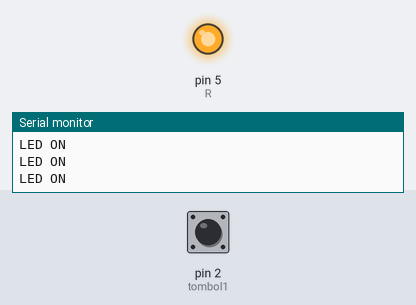
This sketch was run on a simulated Arduino Uno, built with avr-gcc and run on an emulated ATmega328P. Parts: output pins drawn as LEDs (lit = HIGH), the last lines printed to the serial monitor. Dashed ring = blinking. Inputs (shaded band) come from the test bench; at power-on: pin 2 (tombol1) HIGH.

Above: at 1.8 s.
1.9 s: pin 2 (tombol1) pulled LOW for 3.2 s
At 3.4 s:
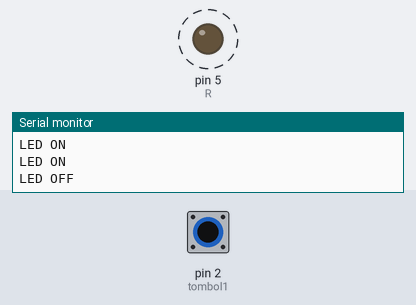
6.6 s: pin 2 (tombol1) pulled LOW for 0.6 s
At 8.4 s:
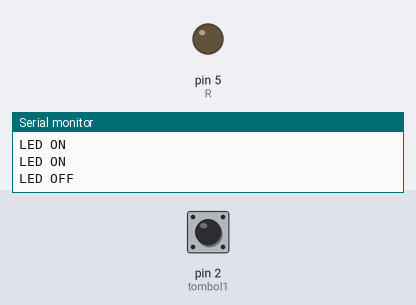
Timing chart, 0 to 10.0 s (numbered marks = the images above; inputs shaded):
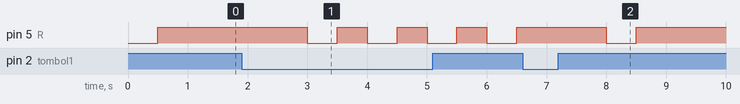

Measured:
- after the input at 1.9 s, pin 5 (R): alternates HIGH for 0.50 s and LOW for 0.50 s, starting after 1.1 s
- after the input at 6.6 s, pin 5 (R): HIGH → LOW after 1.4 s, → HIGH 0.50 s later

The sketch:

1.fungsi_fo_tombol.ino
```cpp
//inisialisi
//UNTUK TOMBOL
int tombol1=2;
int tombol2=3;
int tombol3=4;
int kunci1;

//UNTUK LED
int R=5;
int Y=6;
int G=7;
int status;


void setup() {
Serial.begin(9600);
pinMode(tombol1,INPUT);
pinMode(R,OUTPUT);
}


void loop() {
//LOGIKA
int bacaTombol1=digitalRead(tombol1);

//Serial.println("kondisi Tombol:"+ String (bacaTombol1)+" | "+ String (kunci1));
//Serial.println("kondisi Tombol:"+ String (bacaTombol2)+" | "+ String (kunci1));
//Serial.println("kondisi Tombol:"+ String (bacaTombol3)+" | "+ String (kunci1));

//START TOMBOL1
if(bacaTombol1==0 and status==0);{
  delay(500);
  Serial.println("LED ON");
  digitalWrite(R,HIGH);
  status=1;
  }
if(bacaTombol1==0 && status==1){
  delay(500);
  Serial.println("LED OFF");
  digitalWrite(R,LOW);
  status=0;
}
//STOP TOMBOL1


}
```
